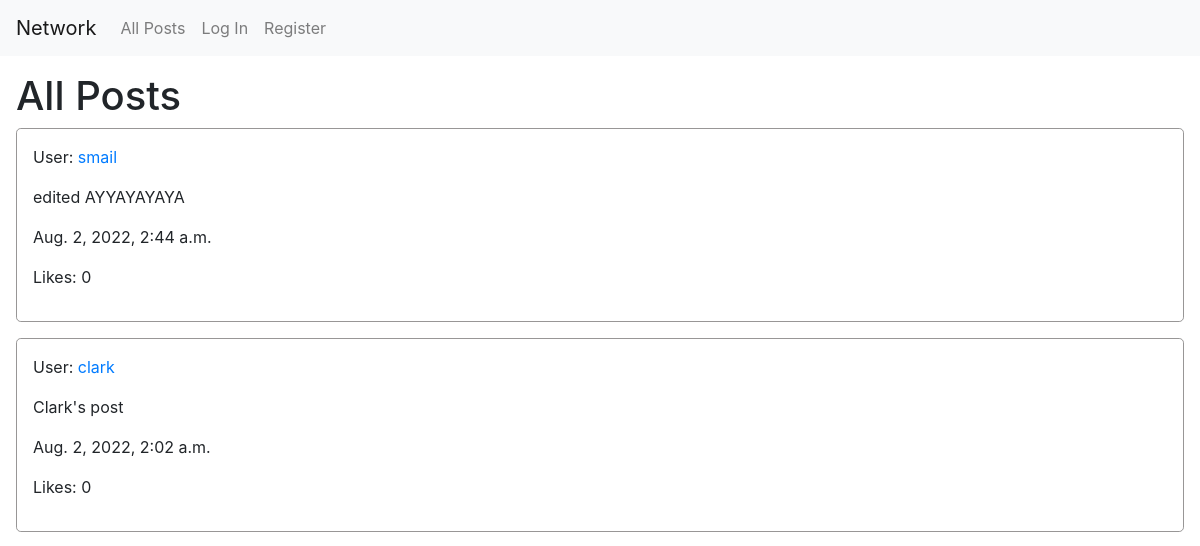
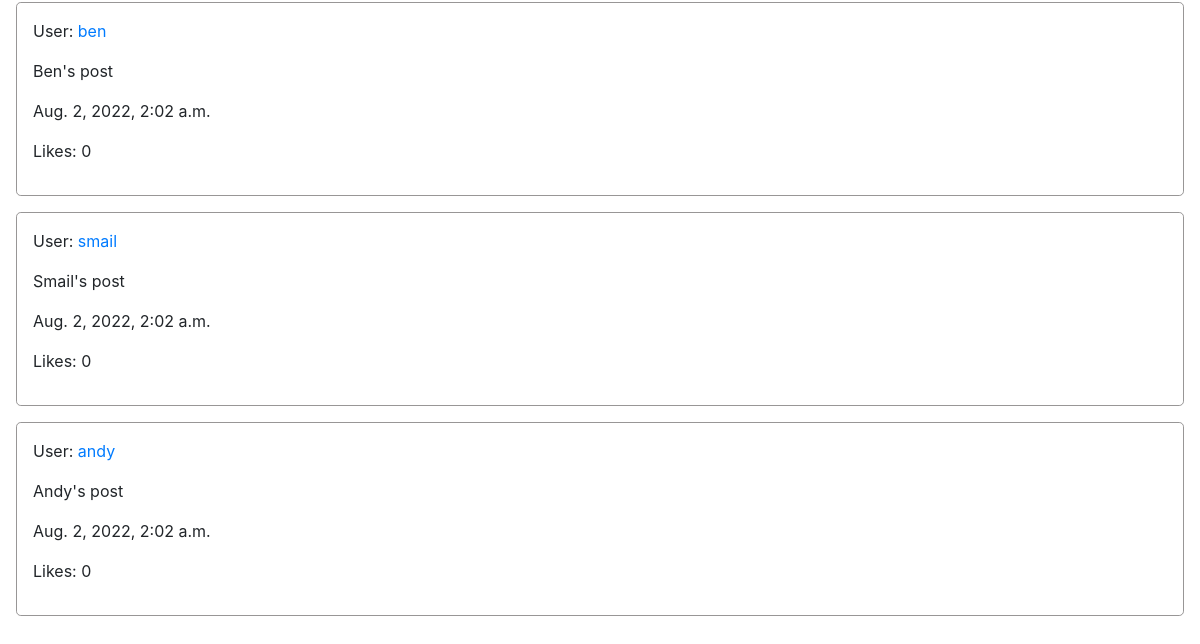
The app's page /, older data (2 pictures, top to bottom).
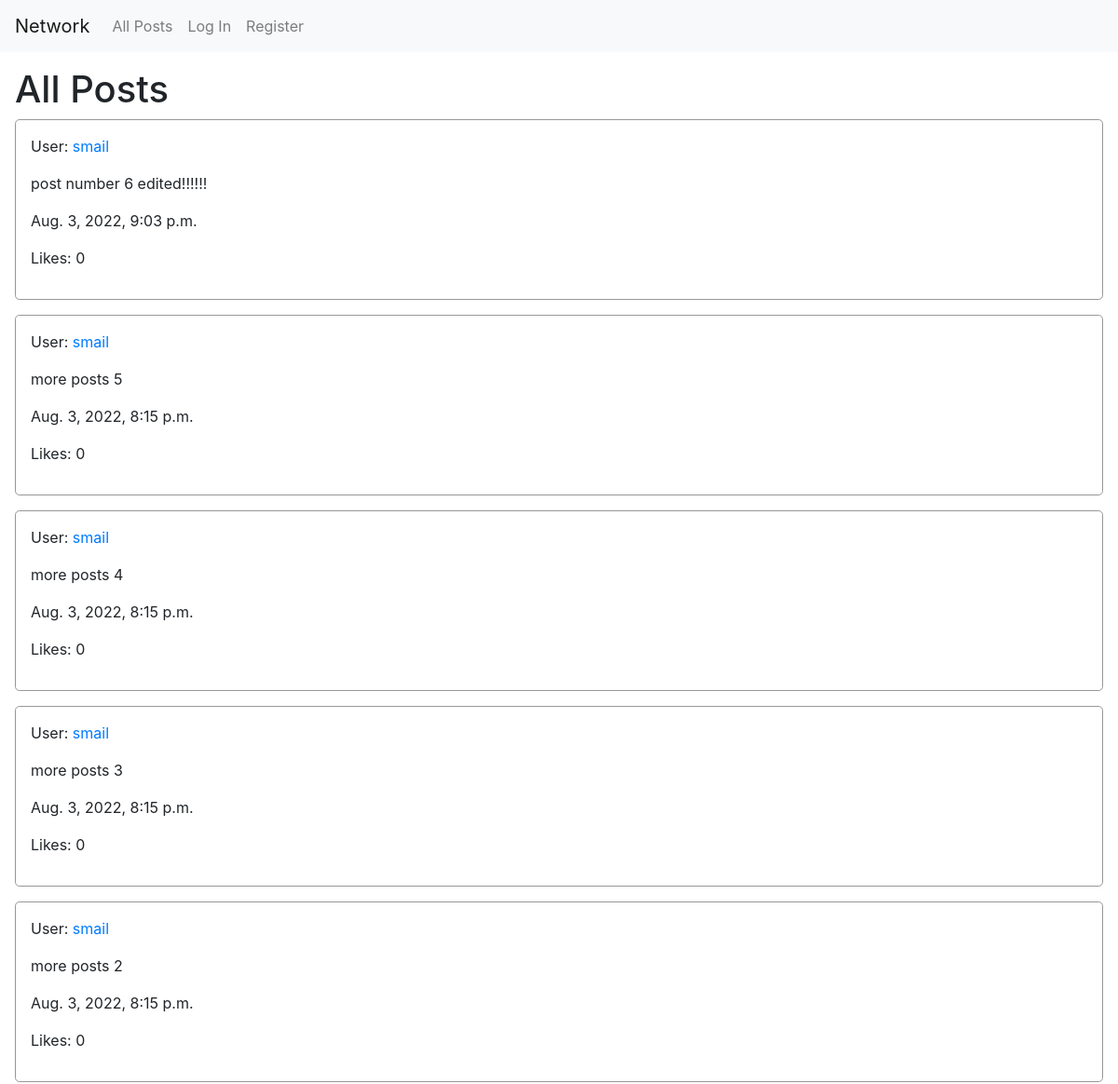
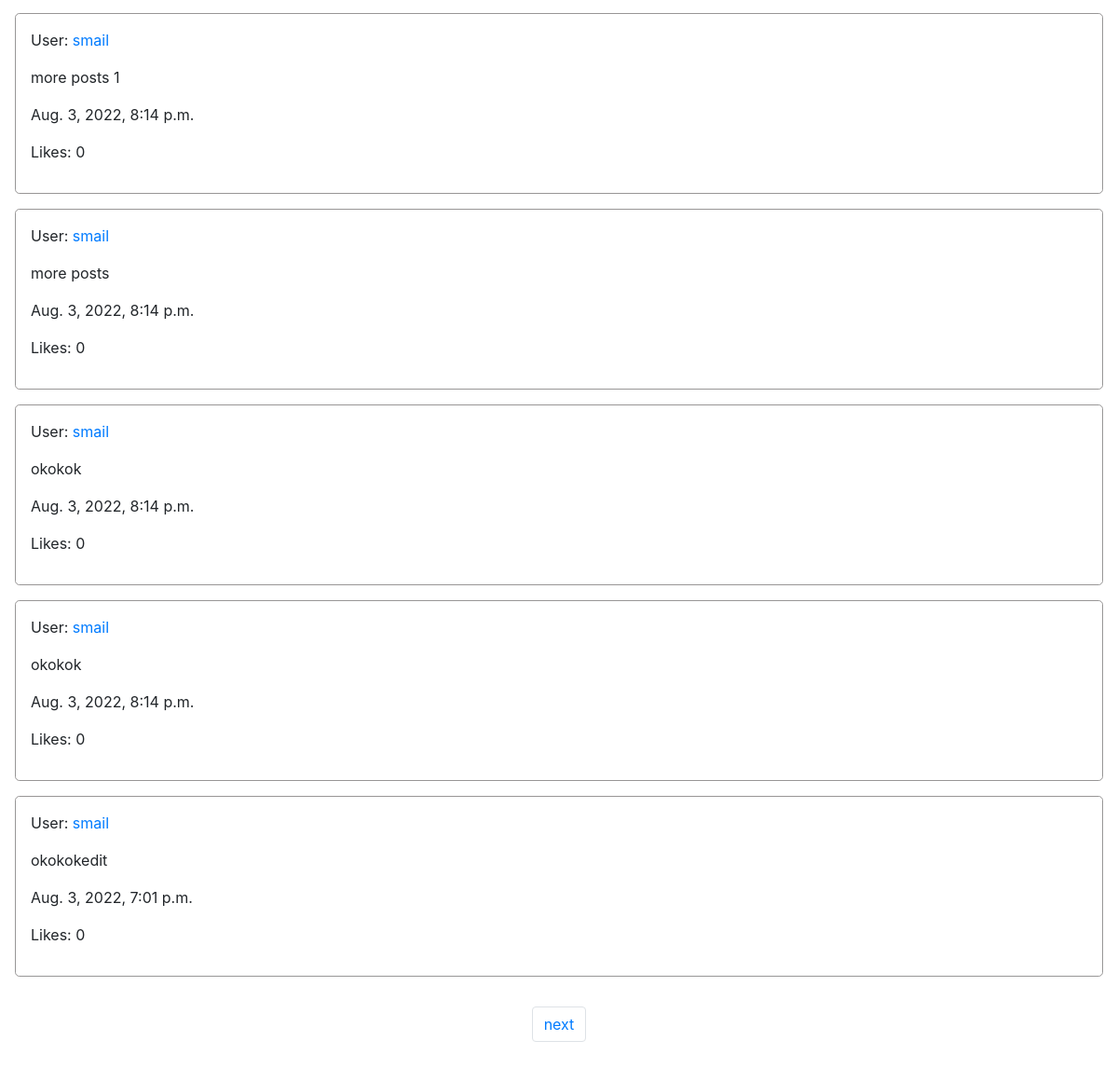
The same page, newer data (2 pictures, top to bottom).
### network/models.py (models this page shows, shortened)
class Post(models.Model):
    user = models.ForeignKey("User", on_delete=models.CASCADE)
    content = models.TextField(blank=False)
    timestamp = models.DateTimeField(auto_now_add=True)
    likes = models.IntegerField(default=0)

class User(AbstractUser):
    pass

### network/views.py (the view, shortened to what this page needs)
# urls.py: path("", views.index_view, name="index"),
def index_view(request):
    posts = Post.objects.all().order_by('-timestamp')
    paginator = Paginator(posts, 10) # Show 10 posts per page
    page_number = request.GET.get('page')
    page_obj = paginator.get_page(page_number)
    context = {'posts' : posts, 'page_obj' : page_obj}
    return render(request, 'network/index.html', context)

### network/templates/network/index.html (shortened to what this page needs)
{% extends "network/layout.html" %}
{% load static %}
{% block page_title %}
    <h1>All Posts</h1>
{% endblock page_title %}

### network/templates/network/layout.html (shortened to what this page needs)
{% load static %}
<!DOCTYPE html>
<html lang="en">
    <head>
        <link rel="stylesheet" href="https://stackpath.bootstrapcdn.com/bootstrap/4.4.1/css/bootstrap.min.css">
        <link href="{% static 'network/styles.css' %}" rel="stylesheet">
    </head>
    <body>
        <nav class="navbar navbar-expand-lg navbar-light bg-light">
            <a class="navbar-brand" href="{% url 'index' %}">Network</a>
            <div>
              <ul class="navbar-nav mr-auto">
                <li class="nav-item">
                  <a class="nav-link" href="{% url 'index' %}">All Posts</a>
                </li>
                {% if user.is_authenticated %}
                    <li class="nav-item">
                        <a class="nav-link" href="#">Following</a>
                    </li>
                    <li class="nav-item">
                        <a class="nav-link" href="{% url 'logout' %}">Log Out</a>
                    </li>
                {% else %}
                    <li class="nav-item">
                        <a class="nav-link" href="{% url 'login' %}">Log In</a>
                    </li>
                    <li class="nav-item">
                        <a class="nav-link" href="{% url 'register' %}">Register</a>
                    </li>
                {% endif %}
              </ul>
            </div>
          </nav>
        <div class="body">
            {% block page_title %}{% endblock page_title %}
            {% block posts %}
                <div id="posts">
                    {% for post in page_obj %}
                        <div class="post-div" id="{{ post.id }}">
                            <p>User: <a href="{% url 'profile' post.user %}">{{ post.user}}</a></p>
                            <p id="content">{{ post.content }}</p>
                            <p> {{ post.timestamp }}</p>
                            <p> Likes: {{ post.likes }}</p>
                        </div>
                    {% endfor %}
                </div>
            {% endblock posts %}
            {% block pagination %}
                <nav aria-label="Posts pages">
                    <ul class="pagination">
                        {% if page_obj.has_next %}
                            <li class="page-item"><a class="page-link" href="?page={{ page_obj.next_page_number }}">next</a></li>
                        {% endif %}
                    </ul>
                </nav>
            {% endblock pagination %}
        </div>
    </body>
</html>

Row changes from the older to the newer data that the page shows:
no longer on this page (row unchanged): Post: user "smail", content "edited AYYAYAYAYA", timestamp "Aug. 2, 2022, 2:44 a.m.", likes "0"
no longer on this page (row unchanged): Post: user "clark", content "Clark's post", timestamp "Aug. 2, 2022, 2:02 a.m.", likes "0"
no longer on this page (row unchanged): Post: user "ben", content "Ben's post", timestamp "Aug. 2, 2022, 2:02 a.m.", likes "0"
no longer on this page (row unchanged): Post: user "smail", content "Smail's post", timestamp "Aug. 2, 2022, 2:02 a.m.", likes "0"
no longer on this page (row unchanged): Post: user "andy", content "Andy's post", timestamp "Aug. 2, 2022, 2:02 a.m.", likes "0"
added Post: user "smail", content "post number 6 edited!!!!!!", timestamp "Aug. 3, 2022, 9:03 p.m.", likes "0"
added Post: user "smail", content "more posts 5", timestamp "Aug. 3, 2022, 8:15 p.m.", likes "0"
added Post: user "smail", content "more posts 4", timestamp "Aug. 3, 2022, 8:15 p.m.", likes "0"
added Post: user "smail", content "more posts 3", timestamp "Aug. 3, 2022, 8:15 p.m.", likes "0"
added Post: user "smail", content "more posts 2", timestamp "Aug. 3, 2022, 8:15 p.m.", likes "0"
added Post: user "smail", content "more posts 1", timestamp "Aug. 3, 2022, 8:14 p.m.", likes "0"
added Post: user "smail", content "more posts", timestamp "Aug. 3, 2022, 8:14 p.m.", likes "0"
added Post: user "smail", content "okokok", timestamp "Aug. 3, 2022, 8:14 p.m.", likes "0"
added Post: user "smail", content "okokok", timestamp "Aug. 3, 2022, 8:14 p.m.", likes "0"
added Post: user "smail", content "okokokedit", timestamp "Aug. 3, 2022, 7:01 p.m.", likes "0"
Text that changed along with them:
text now shown: "next"
